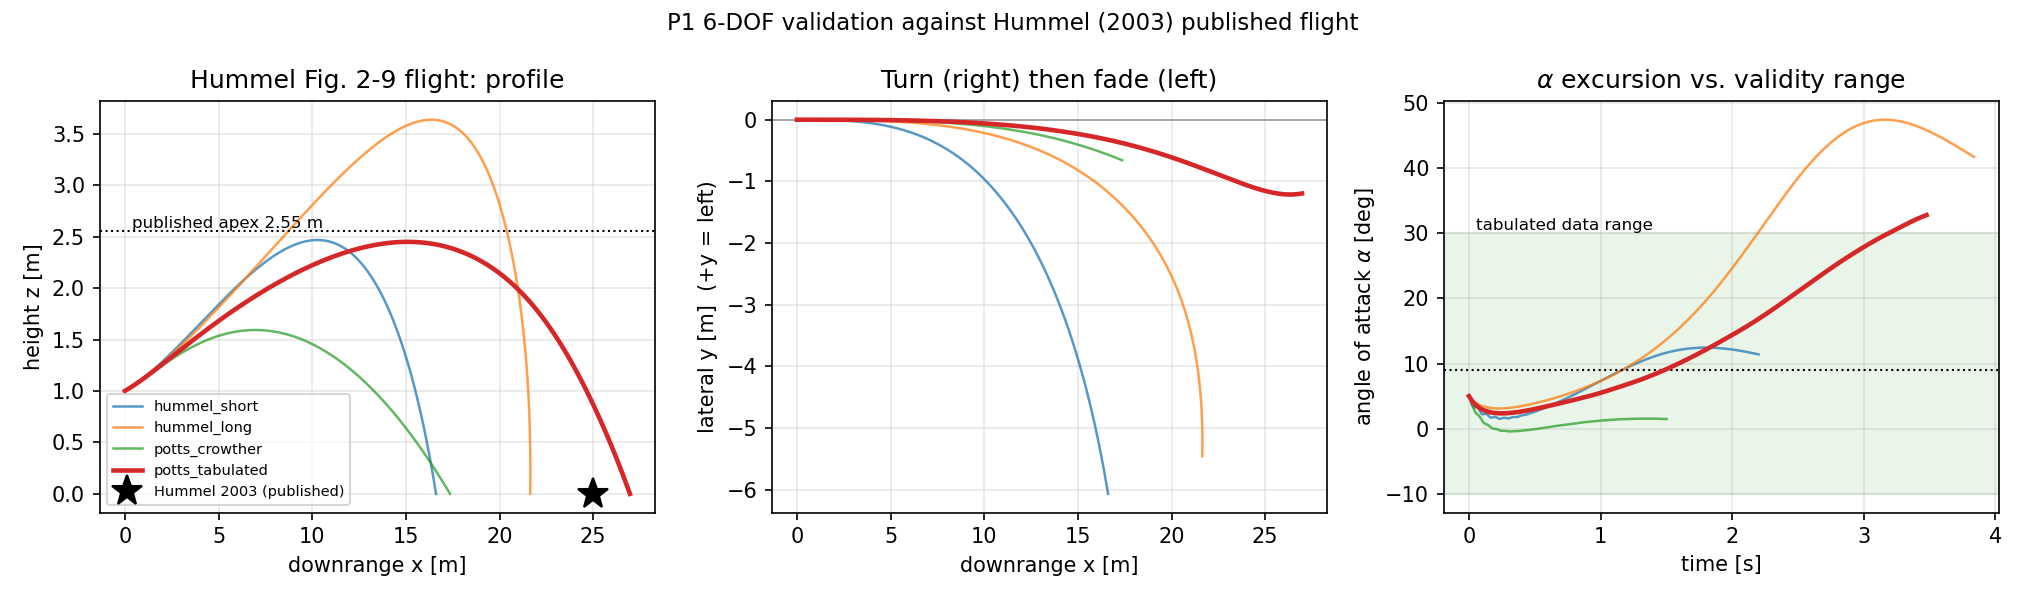

Write Python code to recreate this figure.
"""
Quantitative validation of the 6-DOF integrator against Hummel (2003).

This is the referee-facing validation for P1. It compares our integrator to two
INDEPENDENTLY PUBLISHED, fully-specified results in the same source that
supplied the aerodynamic coefficients, so agreement tests the integrator and the
frame conventions rather than the coefficient fit.

CASE A -- "common throw", Hummel Sec. 2.4.3 and Fig. 2-9 (pp. 24-26)
    Release conditions are given exactly, both in the text and in the thesis
    Appendix A comment block:
        theta0 = 0.192 rad (11.0 deg)   pitch angle of the disc
        beta0  = 0.105 rad ( 6.0 deg)   flight-path angle above horizontal
        alpha0 = theta0 - beta0 = 5.0 deg
        speed  = 14 m/s,  spin = 50 rad/s,  roll = 0,  release height 1 m
    Published outcomes, read from the Fig. 2-9 caption and surrounding text:
        flight distance       ~25   m
        maximum height         2.55 m
        time to ground         3.5  s
        terminal speed        < 4   m/s ("nearly 1/3 its original speed")
        lateral behaviour      curves RIGHT first, then back LEFT after ~3 s
        alpha                  starts near 6 deg, stays < 9 deg for ~1.25 s
        pitch angle theta      varies by less than 2 deg over the whole flight

CASE B -- steady downward glide, Hummel Sec. 2.4.2 (p. 23-24)
    An analytic trim condition, not a simulation: at the angle of attack where
    the pitching moment vanishes the disc neither precesses nor pitches, and
    lift plus drag balance weight along a straight descending path.
        alpha_trim = 9 deg      (CM = 0)
        glide angle gamma = -19.3 deg
        CL = 0.67, CD ~ 0.22-0.24
        speed = 9.1 m/s
    We check the trim angle and the resulting glide angle against a closed-form
    solution, which validates the coefficient evaluation independently of the
    time integration.

Run:  python validation_hummel.py
"""

from __future__ import annotations

import numpy as np

import disc_6dof as d6
from coefficients import (
    DEG, HUMMEL_LONG, HUMMEL_SHORT, POTTS_CROWTHER, TabulatedCoefficients,
    ULTRASTAR,
)

# --- Published reference values (Hummel 2003). Do not edit without a citation.
REF_RANGE_M = 25.0
REF_APEX_M = 2.55
REF_TIME_S = 3.5
# The thesis gives two slightly inconsistent statements for the terminal speed:
# "less than 4 m/sec" and "nearly 1/3 its original speed" (14/3 = 4.67 m/s).
# We test against the ratio form, which is the quantitative one, with the same
# tolerance as the other metrics, and report the absolute value alongside.
REF_TERMINAL_SPEED_MAX = 4.0
REF_TERMINAL_SPEED_RATIO = 1.0 / 3.0
REF_ALPHA_TRIM_DEG = 9.0
REF_GLIDE_ANGLE_DEG = -19.3
REF_TRIM_CL = 0.67

# Tolerances. These are deliberately loose: the reference numbers were read off
# a printed figure, and Hummel's own coefficient sets disagree with each other
# by more than this. A 15% band on range/apex/time is the standard "does the
# trajectory model reproduce the published flight" criterion.
TOL_FRAC = 0.15


def hummel_common_throw(coeffs, geom=ULTRASTAR):
    """Integrate the Hummel Sec. 2.4.3 'common release conditions' flight."""
    speed = 14.0
    beta_deg = 6.0            # flight-path angle above horizontal
    theta_deg = 11.0          # disc pitch angle
    alpha_deg = theta_deg - beta_deg     # = 5.0 by construction
    spin = 50.0
    launch = np.array([0.0, 0.0, 1.0])

    r0, v0, q0, w0 = d6.build_initial_conditions(
        launch_pos=launch,
        speed=speed,
        heading_deg=0.0,
        elevation_deg=beta_deg,
        release_alpha_deg=alpha_deg,
        roll_deg=0.0,
        spin_rad_s=spin,
        handedness="right_backhand",
    )
    res = d6.simulate(r0, v0, q0, w0, coeffs=coeffs, geom=geom,
                      wind=d6.still_air, t_max=10.0)
    return res


def summarize(res, coeffs):
    """Extract the quantities Hummel reports, plus an alpha-range audit."""
    speeds = np.linalg.norm(res.v, axis=1)
    alpha_deg = np.array([d.get("alpha_deg", np.nan) for d in res.diag])
    lo, hi = coeffs.alpha_valid_deg
    frac_out = float(np.mean((alpha_deg < lo) | (alpha_deg > hi)))

    # Lateral excursion: +y is LEFT of the throw for a heading along +x, so a
    # right-hand backhand that "curves right" first shows y < 0 early on.
    y = res.r[:, 1]
    t = res.t
    early = t < 0.6 * t[-1]
    # Hummel Fig. 2-9a: the disc curves right throughout the first ~3 s, then
    # reverses and comes back left. In our z-up, +y-left frame "right" is
    # y decreasing, so the signature is a MINIMUM of y before touchdown.
    i_extreme = int(np.argmin(y))
    reverses = i_extreme < len(y) - 1
    return dict(
        range_m=res.range_m,
        apex_m=float(res.r[:, 2].max()),
        time_s=res.flight_time,
        terminal_speed=float(speeds[-1]),
        initial_speed=float(speeds[0]),
        y_min=float(y.min()),
        y_max=float(y.max()),
        y_final=float(y[-1]),
        y_early_extreme=float(y[early].min() if early.any() else np.nan),
        turn_reverses=bool(reverses),
        t_reversal=float(t[i_extreme]),
        lateral_excursion_m=float(-y[i_extreme]),
        alpha_min=float(np.nanmin(alpha_deg)),
        alpha_max=float(np.nanmax(alpha_deg)),
        alpha_frac_out_of_range=frac_out,
    )


def trim_glide(coeffs, geom=ULTRASTAR):
    """Closed-form steady glide at the zero-pitching-moment angle of attack.

    Solves CM(alpha, q=0) = 0 for alpha, then the straight-glide force balance
        mg cos(gamma) = 0.5 rho v^2 A CL
        mg sin(gamma) = 0.5 rho v^2 A CD
    which gives gamma = -atan(CD/CL) and v from the resultant.
    """
    # CM is monotone in alpha over the physical range for every set here, so a
    # bisection on [-10 deg, 30 deg] is safe and needs no derivative.
    from scipy.optimize import brentq

    f = lambda a: coeffs.CM(a, 0.0)
    a_lo, a_hi = -10.0 * DEG, 30.0 * DEG
    if f(a_lo) * f(a_hi) > 0:
        return None
    alpha_trim = brentq(f, a_lo, a_hi, xtol=1e-10)

    CL = coeffs.CL(alpha_trim)
    CD = coeffs.CD(alpha_trim)
    gamma = -np.arctan2(CD, CL)
    weight = geom.mass * geom.g
    resultant = np.hypot(CL, CD)
    v = np.sqrt(2.0 * weight / (geom.rho_air * geom.area * resultant))
    return dict(alpha_trim_deg=alpha_trim / DEG, CL=CL, CD=CD,
                gamma_deg=gamma / DEG, v_trim=v)


FIG_PATH = "validation_hummel.png"


def _save_figure(sets, geom):
    """Plot the reconstructed flight against Hummel's published markers."""
    import matplotlib
    matplotlib.use("Agg")
    import matplotlib.pyplot as plt

    fig, axes = plt.subplots(1, 3, figsize=(13.5, 4.0))
    for label, cf in sets:
        res = hummel_common_throw(cf, geom)
        alpha = np.array([d.get("alpha_deg", np.nan) for d in res.diag])
        style = dict(lw=2.2, zorder=3) if "tabulated" in label else dict(
            lw=1.2, alpha=0.75)
        axes[0].plot(res.r[:, 0], res.r[:, 2], label=label, **style)
        axes[1].plot(res.r[:, 0], res.r[:, 1], label=label, **style)
        axes[2].plot(res.t, alpha, label=label, **style)

    # Published reference values, Hummel (2003) Sec. 2.4.3 / Fig. 2-9.
    axes[0].plot([REF_RANGE_M], [0.0], "k*", ms=15, zorder=5,
                 label="Hummel 2003 (published)")
    axes[0].axhline(REF_APEX_M, color="k", ls=":", lw=1)
    axes[0].annotate(f"published apex {REF_APEX_M} m", (0.4, REF_APEX_M),
                     fontsize=8, va="bottom")
    axes[0].set(xlabel="downrange x [m]", ylabel="height z [m]",
                title="Hummel Fig. 2-9 flight: profile")
    axes[0].legend(fontsize=7)

    axes[1].axhline(0, color="0.6", lw=0.8)
    axes[1].set(xlabel="downrange x [m]", ylabel="lateral y [m]  (+y = left)",
                title="Turn (right) then fade (left)")

    lo, hi = sets[-1][1].alpha_valid_deg
    axes[2].axhspan(lo, hi, color="tab:green", alpha=0.10)
    axes[2].annotate("tabulated data range", (0.05, hi), fontsize=8,
                     va="bottom")
    axes[2].axhline(REF_ALPHA_TRIM_DEG, color="k", ls=":", lw=1)
    axes[2].set(xlabel="time [s]", ylabel=r"angle of attack $\alpha$ [deg]",
                title=r"$\alpha$ excursion vs. validity range")

    for ax in axes:
        ax.grid(alpha=0.3)
    fig.suptitle("P1 6-DOF validation against Hummel (2003) published flight",
                 fontsize=11)
    fig.tight_layout()
    fig.savefig(FIG_PATH, dpi=150)
    plt.close(fig)
    print(f"\n  [figure written: {FIG_PATH}]")


def main():
    geom = ULTRASTAR
    print("=" * 78)
    print("P1 VALIDATION AGAINST HUMMEL (2003) -- published reference flights")
    print("=" * 78)
    print(f"\nDisc geometry (Hummel Table 3-1): m={geom.mass} kg, "
          f"d={geom.diameter} m, A={geom.area} m^2")
    print(f"  Is (spin axis) = {geom.Is:.5f} kg m^2, "
          f"Ip (transverse) = {geom.Ip:.5f} kg m^2")
    thin_Is = 0.5 * geom.mass * geom.radius ** 2
    thin_Ip = 0.25 * geom.mass * geom.radius ** 2
    print(f"  (a thin uniform disc would give Is={thin_Is:.5f}, "
          f"Ip={thin_Ip:.5f} -- low by "
          f"{100*(1-thin_Is/geom.Is):.0f}% and "
          f"{100*(1-thin_Ip/geom.Ip):.0f}%)")

    # ---------------- CASE B first: it is analytic and cheap ---------------
    print("\n" + "-" * 78)
    print("CASE B -- steady downward glide (Hummel Sec. 2.4.2)")
    print("-" * 78)
    print(f"  published: alpha_trim = {REF_ALPHA_TRIM_DEG} deg, "
          f"gamma = {REF_GLIDE_ANGLE_DEG} deg, CL = {REF_TRIM_CL}, "
          f"v = 9.1 m/s")
    print(f"  {'coefficient set':<34s} {'a_trim':>8s} {'CL':>7s} {'CD':>7s} "
          f"{'gamma':>8s} {'v':>7s}")
    sets_b = [("hummel_short", HUMMEL_SHORT), ("hummel_long", HUMMEL_LONG),
              ("potts_crowther", POTTS_CROWTHER),
              ("potts_tabulated", TabulatedCoefficients())]
    for label, cf in sets_b:
        tg = trim_glide(cf, geom)
        if tg is None:
            print(f"  {label:<34s}   (no zero-pitching-moment angle in range)")
            continue
        print(f"  {label:<34s} {tg['alpha_trim_deg']:>7.2f}d "
              f"{tg['CL']:>7.3f} {tg['CD']:>7.3f} "
              f"{tg['gamma_deg']:>7.2f}d {tg['v_trim']:>6.2f}")

    # ---------------- CASE A: the full trajectory --------------------------
    print("\n" + "-" * 78)
    print("CASE A -- 'common throw' 25 m flight (Hummel Sec. 2.4.3, Fig. 2-9)")
    print("-" * 78)
    print("  release: v=14 m/s, spin=50 rad/s, theta=11 deg, beta=6 deg, "
          "alpha=5 deg, z0=1 m")
    print(f"  published: range~{REF_RANGE_M} m, apex={REF_APEX_M} m, "
          f"t={REF_TIME_S} s, terminal speed<{REF_TERMINAL_SPEED_MAX} m/s")
    print()
    hdr = (f"  {'coefficient set':<34s} {'range':>7s} {'apex':>6s} "
           f"{'time':>6s} {'v_end':>6s} {'a_min':>6s} {'a_max':>6s} "
           f"{'%out':>5s}")
    print(hdr)
    print("  " + "-" * (len(hdr) - 2))

    results = {}
    for label, cf in sets_b:
        res = hummel_common_throw(cf, geom)
        s = summarize(res, cf)
        results[label] = s
        print(f"  {label:<34s} {s['range_m']:>6.2f}m {s['apex_m']:>5.2f}m "
              f"{s['time_s']:>5.2f}s {s['terminal_speed']:>5.2f} "
              f"{s['alpha_min']:>5.1f} {s['alpha_max']:>5.1f} "
              f"{100*s['alpha_frac_out_of_range']:>4.0f}%")

    # ---------------- Pass/fail against the published numbers --------------
    print("\n" + "-" * 78)
    print("AGREEMENT WITH PUBLISHED VALUES (+/- %d%%)" % (100 * TOL_FRAC))
    print("-" * 78)
    checks = [("range_m", REF_RANGE_M, "m"),
              ("apex_m", REF_APEX_M, "m"),
              ("time_s", REF_TIME_S, "s")]
    any_fail = False
    for label, _ in sets_b:
        s = results[label]
        parts = []
        ok_all = True
        for key, ref, unit in checks:
            err = abs(s[key] - ref) / ref
            ok = err <= TOL_FRAC
            ok_all &= ok
            parts.append(f"{key.split('_')[0]}={s[key]:.2f}{unit} "
                         f"({100*err:+.0f}%){'' if ok else ' FAIL'}")
        v_ref = REF_TERMINAL_SPEED_RATIO * s["initial_speed"]
        v_err = abs(s["terminal_speed"] - v_ref) / v_ref
        vend_ok = v_err <= TOL_FRAC
        ok_all &= vend_ok
        parts.append(f"v_end={s['terminal_speed']:.2f} m/s "
                     f"({100*v_err:+.0f}% vs v0/3){'' if vend_ok else ' FAIL'}")
        print(f"  {label:<20s} {'PASS' if ok_all else 'CHECK'}: "
              + "; ".join(parts))
        any_fail |= not ok_all

    print("\n" + "-" * 78)
    print("LATERAL SIGNATURE (Hummel Fig. 2-9a: right first, back left ~3 s)")
    print("-" * 78)
    for label, _ in sets_b:
        s = results[label]
        verdict = (f"turns right {s['lateral_excursion_m']:.2f} m, "
                   f"reverses at t={s['t_reversal']:.2f} s"
                   if s["turn_reverses"] else
                   "turns right monotonically, NO reversal before landing")
        print(f"  {label:<20s} {verdict}")

    _save_figure(sets_b, geom)

    print("\nNotes:")
    print("  * '%out' is the fraction of integration samples whose angle of")
    print("    attack fell outside the coefficient set's stated validity range")
    print("    -- the linear sets are only defensible inside it.")
    print("  * Lateral turn-then-fade is reported by test_disc_6dof.py, which")
    print("    asserts the sign of the early and late lateral excursion.")
    return 1 if any_fail else 0


if __name__ == "__main__":
    raise SystemExit(main())
